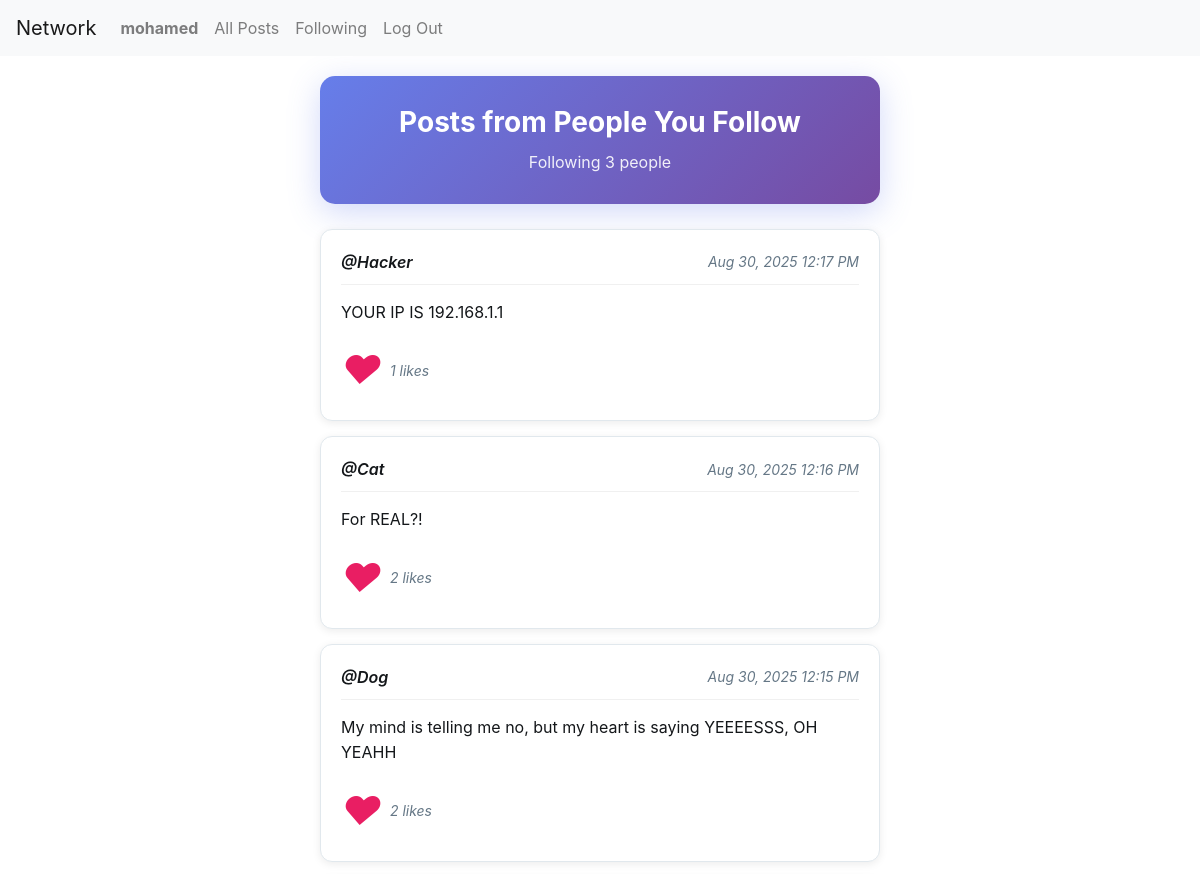
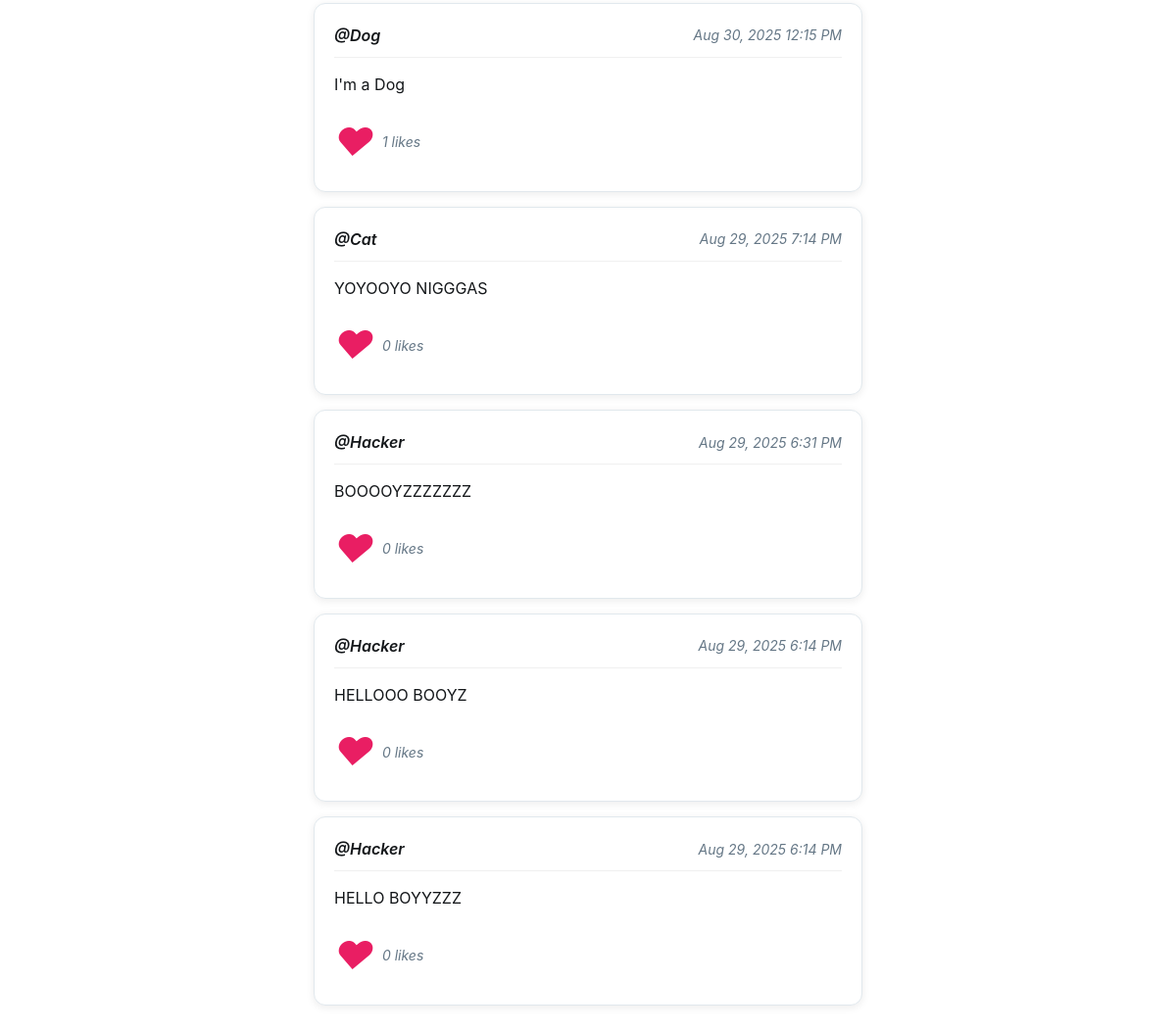
The app's page /followings/ (signed in) with its own data (2 pictures, top to bottom).
### network/models.py (models this page shows, shortened)
class User(AbstractUser):
    followers = models.ManyToManyField("self", symmetrical=False, related_name="following_users", blank=True)
    following = models.ManyToManyField("self", symmetrical=False, related_name="followers_users", blank=True)

class Post(models.Model):
    author = models.ForeignKey(User, on_delete=models.CASCADE, related_name="posts")
    content = models.TextField()
    created_at = models.DateTimeField(auto_now_add=True)
    updated_at = models.DateTimeField(auto_now=True)
    likes = models.ManyToManyField(User, related_name="liked_posts", blank=True, default=None)

### network/views.py (the view)
# urls.py: path("followings/", views.following_posts, name="following"),
def following_posts(request):
    follow_user = request.user.following.all()
    posts = Post.objects.filter(author__in=follow_user).order_by('-created_at')
    paginator = Paginator(posts, 10)  # Show 10 posts per page
    page_number = request.GET.get("page")
    page_obj = paginator.get_page(page_number)
    return render(request, "network/following.html", {
        "user": request.user,
        "posts": page_obj,
        "page_obj": page_obj,
        "is_paginated": page_obj.has_other_pages(),
        "paginator": paginator,
    })

### network/templates/network/following.html (shortened to what this page needs)
{% extends "network/layout.html" %}
{% block body %}
<div class="following-container">
    <div class="following-header">
        <h2>Posts from People You Follow</h2>
        <p class="following-count">Following {{ user.following.count }} people</p>
    </div>
    {% if user.following.all %}
        <div class="following-posts">
            {% for post in posts %}
                <div class="post-card">
                    <div class="post-header">
                        <a href="{% url 'profile' post.author.username %}" class="post-author-link">
                                <div class="post-author">@{{ post.author.username }}</div>
                            </a>
                            <div class="post-timestamp">{{ post.created_at|date:"M d, Y g:i A" }}</div>
                        </div>
                        <div class="post-content">{{ post.content }}</div>
                        <div class="post-footer">
                            <div class="post-likes">
                                <i class="heart-icon" >♥</i>
                                {{ post.likes.count }} likes
                            </div>
                        </div>
                    </div>
                    {% endfor %}
        </div>
    {% endif %}
</div>
{% endblock %}

### network/templates/network/layout.html (shortened to what this page needs)
{% load static %}
<!DOCTYPE html>
<html lang="en">
    <head>
        <link rel="stylesheet" href="https://stackpath.bootstrapcdn.com/bootstrap/4.4.1/css/bootstrap.min.css">
        <link href="{% static 'network/styles.css' %}" rel="stylesheet">
    </head>
    <body>
        <nav class="navbar navbar-expand-lg navbar-light bg-light">
            <a class="navbar-brand" href="#">Network</a>
            <div>
              <ul class="navbar-nav mr-auto">
                {% if user.is_authenticated %}
                    <li class="nav-item">
                        <a class="nav-link" href="{%url 'profile' user.username %}"><strong>{{ user.username }}</strong></a>
                    </li>
                {% endif %}
                <li class="nav-item">
                  <a class="nav-link" href="{% url 'index' %}">All Posts</a>
                </li>
                {% if user.is_authenticated %}
                    <li class="nav-item">
                        <a class="nav-link" href="{% url 'following' %}">Following</a>
                    </li>
                    <li class="nav-item">
                        <a class="nav-link" href="{% url 'logout' %}">Log Out</a>
                    </li>
                {% endif %}
              </ul>
            </div>
          </nav>
        <div class="body">
            {% block body %}
            {% endblock %}
        </div>
    </body>
</html>

### network/static/network/styles.css (style rules this page uses)
.post-likes { font-size: 14px; color: #657786; font-style: italic; }
.post-author { font-size: 14px; color: #657786; font-style: italic; }
.post-content { font-size: 16px; line-height: 1.5; color: #14171a; margin-bottom: 8px; word-wrap: break-word; }
.post-timestamp { font-size: 14px; color: #657786; font-style: italic; }
.following-container { max-width: 600px; margin: 20px auto; padding: 0 20px; }
.following-header { background: linear-gradient(135deg, #667eea 0%, #764ba2 100%); color: white; padding: 30px; border-radius: 15px; margin-bottom: 25px; text-align: center; box-shadow: 0 8px 32px rgba(102, 126, 234, 0.3); }
.following-header h2 { margin: 0 0 10px 0; font-size: 28px; font-weight: 700; }
.following-count { margin: 0; font-size: 16px; opacity: 0.9; }
.following-posts { display: flex; flex-direction: column; gap: 15px; }
.post-card { background: #fff; border: 1px solid #e1e8ed; border-radius: 12px; padding: 20px; box-shadow: 0 2px 8px rgba(0,0,0,0.08); transition: all 0.3s ease; }
.post-header { display: flex; justify-content: space-between; align-items: center; margin-bottom: 15px; padding-bottom: 10px; border-bottom: 1px solid #f0f0f0; }
.post-author-link { text-decoration: none; color: inherit; }
.post-author { font-size: 16px; font-weight: 600; color: #14171a; transition: color 0.2s ease; }
.post-content { font-size: 16px; line-height: 1.6; color: #14171a; margin-bottom: 15px; word-wrap: break-word; }
.post-footer { display: flex; justify-content: flex-start; align-items: center; }
.post-likes { display: flex; align-items: center; gap: 8px; color: #657786; font-size: 14px; }
.heart-icon { color: #e91e63; font-size:40px; }
.post-card { animation: fadeInUp 0.5s ease forwards; }

### records on screen
User: username "mohamed", following.count "3"
Post: author.username "Hacker", created_at "Aug 30, 2025 12:17 PM", content "YOUR IP IS 192.168.1.1", likes.count "1"
Post: author.username "Cat", created_at "Aug 30, 2025 12:16 PM", content "For REAL?!", likes.count "2"
Post: author.username "Dog", created_at "Aug 30, 2025 12:15 PM", content "My mind is telling me no, but my heart is saying YEEEESSS, OH YEAHH", likes.count "2"
Post: author.username "Dog", created_at "Aug 30, 2025 12:15 PM", content "I'm a Dog", likes.count "1"
Post: author.username "Cat", created_at "Aug 29, 2025 7:14 PM", content "YOYOOYO NIGGGAS", likes.count "0"
Post: author.username "Hacker", created_at "Aug 29, 2025 6:31 PM", content "BOOOOYZZZZZZZ", likes.count "0"
Post: author.username "Hacker", created_at "Aug 29, 2025 6:14 PM", content "HELLOOO BOOYZ", likes.count "0"
Post: author.username "Hacker", created_at "Aug 29, 2025 6:14 PM", content "HELLO BOYYZZZ", likes.count "0"
